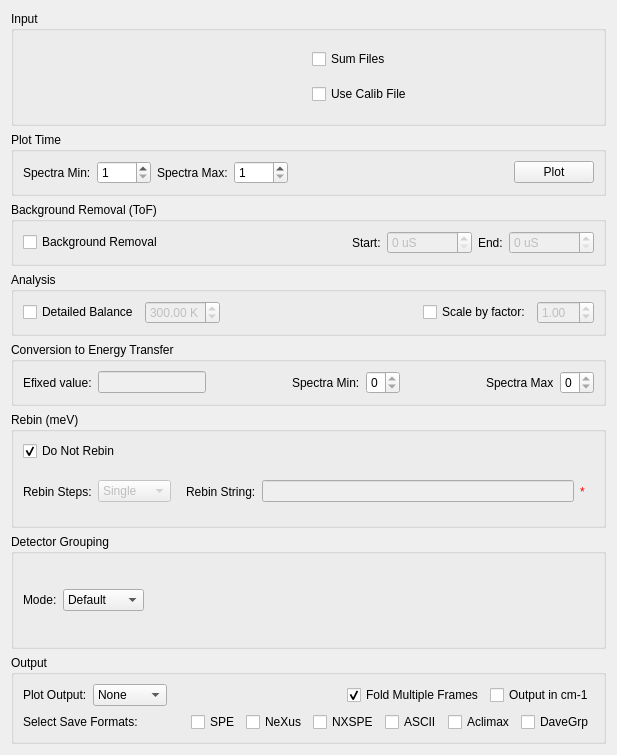
<?xml version="1.0" encoding="UTF-8"?>
<ui version="4.0">
 <class>ISISEnergyTransfer</class>
 <widget class="QWidget" name="ISISEnergyTransfer">
  <property name="geometry">
   <rect>
    <x>0</x>
    <y>0</y>
    <width>617</width>
    <height>755</height>
   </rect>
  </property>
  <property name="minimumSize">
   <size>
    <width>500</width>
    <height>0</height>
   </size>
  </property>
  <property name="windowTitle">
   <string>Form</string>
  </property>
  <layout class="QVBoxLayout" name="verticalLayout_2">
   <item>
    <widget class="QGroupBox" name="gbInput">
     <property name="title">
      <string>Input</string>
     </property>
     <layout class="QGridLayout" name="gridLayout">
      <item row="0" column="1">
       <widget class="QCheckBox" name="ckSumFiles">
        <property name="toolTip">
         <string>Sum multiple files together.</string>
        </property>
        <property name="text">
         <string>Sum Files</string>
        </property>
       </widget>
      </item>
      <item row="1" column="0">
       <widget class="MantidQt::MantidWidgets::DataSelector" name="dsCalibrationFile" native="true">
        <property name="enabled">
         <bool>false</bool>
        </property>
        <property name="sizePolicy">
         <sizepolicy hsizetype="Minimum" vsizetype="Fixed">
          <horstretch>0</horstretch>
          <verstretch>0</verstretch>
         </sizepolicy>
        </property>
        <property name="autoLoad" stdset="0">
         <bool>true</bool>
        </property>
        <property name="showLoad" stdset="0">
         <bool>false</bool>
        </property>
        <property name="workspaceSuffixes" stdset="0">
         <string>_calib</string>
        </property>
        <property name="fileBrowserSuffixes" stdset="0">
         <string>_calib.nxs</string>
        </property>
       </widget>
      </item>
      <item row="1" column="1">
       <widget class="QCheckBox" name="ckUseCalib">
        <property name="toolTip">
         <string>Use calibration file to adjust for detector efficiency.</string>
        </property>
        <property name="text">
         <string>Use Calib File</string>
        </property>
       </widget>
      </item>
      <item row="0" column="0">
       <widget class="MantidQt::MantidWidgets::MWRunFiles" name="dsRunFiles" native="true">
        <property name="sizePolicy">
         <sizepolicy hsizetype="Preferred" vsizetype="Fixed">
          <horstretch>0</horstretch>
          <verstretch>41</verstretch>
         </sizepolicy>
        </property>
        <property name="label" stdset="0">
         <string>Run Files</string>
        </property>
        <property name="multipleFiles" stdset="0">
         <bool>true</bool>
        </property>
       </widget>
      </item>
     </layout>
    </widget>
   </item>
   <item>
    <widget class="QGroupBox" name="gbPlotTime">
     <property name="title">
      <string>Plot Time</string>
     </property>
     <layout class="QHBoxLayout" name="horizontalLayout_6">
      <item>
       <widget class="QLabel" name="lbPlotTimeSpecMin">
        <property name="text">
         <string>Spectra Min:</string>
        </property>
       </widget>
      </item>
      <item>
       <widget class="QSpinBox" name="spPlotTimeSpecMin">
        <property name="minimum">
         <number>1</number>
        </property>
        <property name="maximum">
         <number>1200</number>
        </property>
       </widget>
      </item>
      <item>
       <widget class="QLabel" name="lbPlotTimeSpecMax">
        <property name="text">
         <string>Spectra Max:</string>
        </property>
       </widget>
      </item>
      <item>
       <widget class="QSpinBox" name="spPlotTimeSpecMax">
        <property name="minimum">
         <number>1</number>
        </property>
        <property name="maximum">
         <number>1200</number>
        </property>
       </widget>
      </item>
      <item>
       <spacer name="space_plotTime">
        <property name="orientation">
         <enum>Qt::Horizontal</enum>
        </property>
        <property name="sizeHint" stdset="0">
         <size>
          <width>40</width>
          <height>20</height>
         </size>
        </property>
       </spacer>
      </item>
      <item>
       <widget class="QPushButton" name="pbPlotTime">
        <property name="toolTip">
         <string>Plot raw time values.</string>
        </property>
        <property name="text">
         <string>Plot</string>
        </property>
       </widget>
      </item>
     </layout>
    </widget>
   </item>
   <item>
    <widget class="QGroupBox" name="gbBackgroundRemoval">
     <property name="title">
      <string>Background Removal (ToF)</string>
     </property>
     <layout class="QHBoxLayout" name="horizontalLayout_3">
      <item>
       <widget class="QCheckBox" name="ckBackgroundRemoval">
        <property name="text">
         <string>Background Removal</string>
        </property>
       </widget>
      </item>
      <item>
       <spacer name="horizontalSpacer">
        <property name="orientation">
         <enum>Qt::Horizontal</enum>
        </property>
        <property name="sizeHint" stdset="0">
         <size>
          <width>40</width>
          <height>20</height>
         </size>
        </property>
       </spacer>
      </item>
      <item>
       <widget class="QLabel" name="lbBackgroundStart">
        <property name="text">
         <string>Start:</string>
        </property>
       </widget>
      </item>
      <item>
       <widget class="QSpinBox" name="spBackgroundStart">
        <property name="enabled">
         <bool>false</bool>
        </property>
        <property name="suffix">
         <string> uS</string>
        </property>
        <property name="maximum">
         <number>999999</number>
        </property>
       </widget>
      </item>
      <item>
       <widget class="QLabel" name="lbBackgroundEnd">
        <property name="text">
         <string>End:</string>
        </property>
       </widget>
      </item>
      <item>
       <widget class="QSpinBox" name="spBackgroundEnd">
        <property name="enabled">
         <bool>false</bool>
        </property>
        <property name="suffix">
         <string> uS</string>
        </property>
        <property name="maximum">
         <number>999999</number>
        </property>
       </widget>
      </item>
     </layout>
    </widget>
   </item>
   <item>
    <widget class="QGroupBox" name="gbAnalysis">
     <property name="title">
      <string>Analysis</string>
     </property>
     <layout class="QGridLayout" name="gridLayout_3">
      <property name="sizeConstraint">
       <enum>QLayout::SetDefaultConstraint</enum>
      </property>
      <item row="0" column="0">
       <widget class="QCheckBox" name="ckDetailedBalance">
        <property name="text">
         <string>Detailed Balance</string>
        </property>
       </widget>
      </item>
      <item row="0" column="4">
       <widget class="QCheckBox" name="ckScaleMultiplier">
        <property name="text">
         <string>Scale by factor:</string>
        </property>
       </widget>
      </item>
      <item row="0" column="1">
       <widget class="QDoubleSpinBox" name="spDetailedBalance">
        <property name="enabled">
         <bool>false</bool>
        </property>
        <property name="suffix">
         <string> K</string>
        </property>
        <property name="maximum">
         <double>999.990000000000009</double>
        </property>
        <property name="singleStep">
         <double>10.000000000000000</double>
        </property>
        <property name="value">
         <double>300.000000000000000</double>
        </property>
       </widget>
      </item>
      <item row="0" column="2">
       <spacer name="horizontalSpacer_0">
        <property name="orientation">
         <enum>Qt::Horizontal</enum>
        </property>
        <property name="sizeHint" stdset="0">
         <size>
          <width>40</width>
          <height>20</height>
         </size>
        </property>
       </spacer>
      </item>
      <item row="0" column="5">
       <widget class="QDoubleSpinBox" name="spScaleMultiplier">
        <property name="enabled">
         <bool>false</bool>
        </property>
        <property name="maximum">
         <double>99.989999999999995</double>
        </property>
        <property name="singleStep">
         <double>0.100000000000000</double>
        </property>
        <property name="value">
         <double>1.000000000000000</double>
        </property>
       </widget>
      </item>
     </layout>
    </widget>
   </item>
   <item>
    <widget class="QGroupBox" name="gbC2E">
     <property name="title">
      <string>Conversion to Energy Transfer</string>
     </property>
     <layout class="QHBoxLayout" name="horizontalLayout">
      <item>
       <widget class="QLabel" name="lbEFixed">
        <property name="text">
         <string>Efixed value:</string>
        </property>
        <property name="buddy">
         <cstring>leEfixed</cstring>
        </property>
       </widget>
      </item>
      <item>
       <widget class="QLineEdit" name="leEfixed">
        <property name="enabled">
         <bool>false</bool>
        </property>
        <property name="toolTip">
         <string>Value of Efixed for conversion from time to energy.</string>
        </property>
       </widget>
      </item>
      <item>
       <spacer name="horizontalSpacer_1">
        <property name="orientation">
         <enum>Qt::Horizontal</enum>
        </property>
        <property name="sizeHint" stdset="0">
         <size>
          <width>40</width>
          <height>20</height>
         </size>
        </property>
       </spacer>
      </item>
      <item>
       <widget class="QLabel" name="lbSpectraMin">
        <property name="text">
         <string>Spectra Min:</string>
        </property>
       </widget>
      </item>
      <item>
       <widget class="QSpinBox" name="spSpectraMin">
        <property name="maximum">
         <number>0</number>
        </property>
       </widget>
      </item>
      <item>
       <spacer name="horizontalSpacer_2">
        <property name="orientation">
         <enum>Qt::Horizontal</enum>
        </property>
        <property name="sizeHint" stdset="0">
         <size>
          <width>40</width>
          <height>20</height>
         </size>
        </property>
       </spacer>
      </item>
      <item>
       <widget class="QLabel" name="lbSpectraMax">
        <property name="text">
         <string>Spectra Max</string>
        </property>
       </widget>
      </item>
      <item>
       <widget class="QSpinBox" name="spSpectraMax">
        <property name="maximum">
         <number>0</number>
        </property>
       </widget>
      </item>
     </layout>
    </widget>
   </item>
   <item>
    <widget class="QGroupBox" name="gbRebin">
     <property name="title">
      <string>Rebin (meV)</string>
     </property>
     <layout class="QVBoxLayout" name="verticalLayout_14">
      <item>
       <layout class="QHBoxLayout" name="loRebin">
        <property name="spacing">
         <number>0</number>
        </property>
        <item>
         <widget class="QCheckBox" name="ckDoNotRebin">
          <property name="toolTip">
           <string>Do not perform rebinning step on this data.</string>
          </property>
          <property name="text">
           <string>Do Not Rebin</string>
          </property>
          <property name="checked">
           <bool>true</bool>
          </property>
         </widget>
        </item>
        <item>
         <spacer name="horizontalSpacer_6">
          <property name="orientation">
           <enum>Qt::Horizontal</enum>
          </property>
          <property name="sizeHint" stdset="0">
           <size>
            <width>40</width>
            <height>20</height>
           </size>
          </property>
         </spacer>
        </item>
       </layout>
      </item>
      <item>
       <layout class="QHBoxLayout" name="loRebinOptions">
        <item>
         <widget class="QLabel" name="lbRebinSteps">
          <property name="text">
           <string>Rebin Steps:</string>
          </property>
         </widget>
        </item>
        <item>
         <widget class="QComboBox" name="cbRebinType">
          <property name="enabled">
           <bool>false</bool>
          </property>
          <property name="sizePolicy">
           <sizepolicy hsizetype="MinimumExpanding" vsizetype="Fixed">
            <horstretch>0</horstretch>
            <verstretch>0</verstretch>
           </sizepolicy>
          </property>
          <item>
           <property name="text">
            <string>Single</string>
           </property>
          </item>
          <item>
           <property name="text">
            <string>Multiple</string>
           </property>
          </item>
         </widget>
        </item>
        <item>
         <widget class="QStackedWidget" name="swRebin">
          <property name="currentIndex">
           <number>1</number>
          </property>
          <widget class="QWidget" name="pgSingleRebin">
           <layout class="QVBoxLayout" name="verticalLayout_16">
            <property name="spacing">
             <number>0</number>
            </property>
            <property name="margin">
             <number>0</number>
            </property>
            <item>
             <layout class="QHBoxLayout" name="loSingleRebin">
              <property name="spacing">
               <number>6</number>
              </property>
              <property name="margin">
               <number>6</number>
              </property>
              <item>
               <widget class="QLabel" name="lbRebinLow">
                <property name="text">
                 <string>Low:</string>
                </property>
               </widget>
              </item>
              <item>
               <widget class="QDoubleSpinBox" name="spRebinLow">
                <property name="enabled">
                 <bool>false</bool>
                </property>
                <property name="minimum">
                 <double>-999.990000000000009</double>
                </property>
                <property name="maximum">
                 <double>999.990000000000009</double>
                </property>
               </widget>
              </item>
              <item>
               <widget class="QLabel" name="valRebinLow">
                <property name="styleSheet">
                 <string notr="true">color: rgb(255, 0, 4)</string>
                </property>
                <property name="text">
                 <string>*</string>
                </property>
               </widget>
              </item>
              <item>
               <spacer name="horizontalSpacer_7">
                <property name="orientation">
                 <enum>Qt::Horizontal</enum>
                </property>
                <property name="sizeHint" stdset="0">
                 <size>
                  <width>40</width>
                  <height>20</height>
                 </size>
                </property>
               </spacer>
              </item>
              <item>
               <widget class="QLabel" name="lbRebinWidth">
                <property name="text">
                 <string>Width:</string>
                </property>
               </widget>
              </item>
              <item>
               <widget class="QDoubleSpinBox" name="spRebinWidth">
                <property name="enabled">
                 <bool>false</bool>
                </property>
                <property name="minimum">
                 <double>-999.990000000000009</double>
                </property>
                <property name="maximum">
                 <double>999.990000000000009</double>
                </property>
               </widget>
              </item>
              <item>
               <widget class="QLabel" name="valRebinWidth">
                <property name="styleSheet">
                 <string notr="true">color: rgb(255, 0, 4)</string>
                </property>
                <property name="text">
                 <string>*</string>
                </property>
               </widget>
              </item>
              <item>
               <spacer name="horizontalSpacer_8">
                <property name="orientation">
                 <enum>Qt::Horizontal</enum>
                </property>
                <property name="sizeHint" stdset="0">
                 <size>
                  <width>40</width>
                  <height>20</height>
                 </size>
                </property>
               </spacer>
              </item>
              <item>
               <widget class="QLabel" name="lbRebinHigh">
                <property name="text">
                 <string>High:</string>
                </property>
               </widget>
              </item>
              <item>
               <widget class="QDoubleSpinBox" name="spRebinHigh">
                <property name="enabled">
                 <bool>false</bool>
                </property>
                <property name="minimum">
                 <double>-999.990000000000009</double>
                </property>
                <property name="maximum">
                 <double>999.990000000000009</double>
                </property>
               </widget>
              </item>
              <item>
               <widget class="QLabel" name="valRebinHigh">
                <property name="styleSheet">
                 <string notr="true">color: rgb(255, 0, 4)</string>
                </property>
                <property name="text">
                 <string>*</string>
                </property>
               </widget>
              </item>
             </layout>
            </item>
           </layout>
          </widget>
          <widget class="QWidget" name="pgMultipleRebin">
           <layout class="QHBoxLayout" name="horizontalLayout_2">
            <item>
             <widget class="QLabel" name="lbRebinString">
              <property name="text">
               <string>Rebin String:</string>
              </property>
             </widget>
            </item>
            <item>
             <widget class="QLineEdit" name="leRebinString">
              <property name="enabled">
               <bool>false</bool>
              </property>
             </widget>
            </item>
            <item>
             <widget class="QLabel" name="valRebinString">
              <property name="styleSheet">
               <string notr="true">color: rgb(255, 0, 4)</string>
              </property>
              <property name="text">
               <string>*</string>
              </property>
             </widget>
            </item>
           </layout>
          </widget>
         </widget>
        </item>
       </layout>
      </item>
     </layout>
    </widget>
   </item>
   <item>
    <widget class="QGroupBox" name="gbGrouping">
     <property name="title">
      <string>Detector Grouping</string>
     </property>
     <layout class="QHBoxLayout" name="horizontalLayout_4">
      <item>
       <widget class="QLabel" name="lbGroupingMode">
        <property name="sizePolicy">
         <sizepolicy hsizetype="Preferred" vsizetype="Preferred">
          <horstretch>0</horstretch>
          <verstretch>0</verstretch>
         </sizepolicy>
        </property>
        <property name="layoutDirection">
         <enum>Qt::LeftToRight</enum>
        </property>
        <property name="text">
         <string>Mode:</string>
        </property>
        <property name="buddy">
         <cstring>cbGroupingOptions</cstring>
        </property>
       </widget>
      </item>
      <item>
       <widget class="QComboBox" name="cbGroupingOptions">
        <property name="toolTip">
         <string>Select type of detector grouping to apply.</string>
        </property>
        <item>
         <property name="text">
          <string>Default</string>
         </property>
        </item>
        <item>
         <property name="text">
          <string>Individual</string>
         </property>
        </item>
        <item>
         <property name="text">
          <string>Groups</string>
         </property>
        </item>
        <item>
         <property name="text">
          <string>All</string>
         </property>
        </item>
        <item>
         <property name="text">
          <string>File</string>
         </property>
        </item>
       </widget>
      </item>
      <item>
       <widget class="QStackedWidget" name="swGrouping">
        <property name="lineWidth">
         <number>0</number>
        </property>
        <property name="currentIndex">
         <number>0</number>
        </property>
        <widget class="QWidget" name="pgMapFile">
         <layout class="QHBoxLayout" name="horizontalLayout_5">
          <item>
           <widget class="MantidQt::MantidWidgets::MWRunFiles" name="dsMapFile" native="true">
            <property name="sizePolicy">
             <sizepolicy hsizetype="Preferred" vsizetype="Fixed">
              <horstretch>0</horstretch>
              <verstretch>41</verstretch>
             </sizepolicy>
            </property>
            <property name="findRunFiles" stdset="0">
             <bool>false</bool>
            </property>
            <property name="label" stdset="0">
             <string/>
            </property>
            <property name="multipleFiles" stdset="0">
             <bool>false</bool>
            </property>
            <property name="algorithmAndProperty" stdset="0">
             <string/>
            </property>
            <property name="fileExtensions" stdset="0">
             <stringlist>
              <string>.map</string>
             </stringlist>
            </property>
           </widget>
          </item>
         </layout>
        </widget>
        <widget class="QWidget" name="pgMappingGroups">
         <layout class="QHBoxLayout" name="horizontalLayout_26">
          <item>
           <widget class="QLabel" name="lbNoGroups">
            <property name="text">
             <string>Number of Groups: </string>
            </property>
           </widget>
          </item>
          <item>
           <widget class="QSpinBox" name="spNumberGroups"/>
          </item>
          <item>
           <spacer name="horizontalSpacer_5">
            <property name="orientation">
             <enum>Qt::Horizontal</enum>
            </property>
            <property name="sizeHint" stdset="0">
             <size>
              <width>40</width>
              <height>20</height>
             </size>
            </property>
           </spacer>
          </item>
         </layout>
        </widget>
        <widget class="QWidget" name="pgMappingBlank"/>
       </widget>
      </item>
     </layout>
    </widget>
   </item>
   <item>
    <widget class="QGroupBox" name="gbOutput">
     <property name="title">
      <string>Output</string>
     </property>
     <layout class="QGridLayout" name="gridLayout_8">
      <item row="1" column="0">
       <layout class="QHBoxLayout" name="loSaveFormats">
        <item>
         <widget class="QLabel" name="lbSaveFormats">
          <property name="text">
           <string>Select Save Formats:</string>
          </property>
         </widget>
        </item>
        <item>
         <spacer name="horizontalSpacer_9">
          <property name="orientation">
           <enum>Qt::Horizontal</enum>
          </property>
          <property name="sizeHint" stdset="0">
           <size>
            <width>40</width>
            <height>20</height>
           </size>
          </property>
         </spacer>
        </item>
        <item>
         <widget class="QCheckBox" name="ckSaveSPE">
          <property name="toolTip">
           <string>Save file in SPE format.</string>
          </property>
          <property name="text">
           <string>SPE</string>
          </property>
          <property name="checked">
           <bool>false</bool>
          </property>
         </widget>
        </item>
        <item>
         <widget class="QCheckBox" name="ckSaveNexus">
          <property name="toolTip">
           <string>Save file in Nexus format.</string>
          </property>
          <property name="text">
           <string>NeXus</string>
          </property>
         </widget>
        </item>
        <item>
         <widget class="QCheckBox" name="ckSaveNXSPE">
          <property name="text">
           <string>NXSPE</string>
          </property>
         </widget>
        </item>
        <item>
         <widget class="QCheckBox" name="ckSaveASCII">
          <property name="text">
           <string>ASCII</string>
          </property>
         </widget>
        </item>
        <item>
         <widget class="QCheckBox" name="ckSaveAclimax">
          <property name="text">
           <string>Aclimax</string>
          </property>
         </widget>
        </item>
        <item>
         <widget class="QCheckBox" name="ckSaveDaveGrp">
          <property name="text">
           <string>DaveGrp</string>
          </property>
         </widget>
        </item>
       </layout>
      </item>
      <item row="0" column="0">
       <layout class="QHBoxLayout" name="loOutputOptions">
        <item>
         <widget class="QLabel" name="lbPlotOutput">
          <property name="text">
           <string>Plot Output:</string>
          </property>
          <property name="alignment">
           <set>Qt::AlignLeading|Qt::AlignLeft|Qt::AlignVCenter</set>
          </property>
         </widget>
        </item>
        <item>
         <widget class="QComboBox" name="cbPlotType">
          <item>
           <property name="text">
            <string>None</string>
           </property>
          </item>
          <item>
           <property name="text">
            <string>Spectra</string>
           </property>
          </item>
          <item>
           <property name="text">
            <string>Contour</string>
           </property>
          </item>
         </widget>
        </item>
        <item>
         <spacer name="horizontalSpacer_3">
          <property name="orientation">
           <enum>Qt::Horizontal</enum>
          </property>
          <property name="sizeHint" stdset="0">
           <size>
            <width>40</width>
            <height>20</height>
           </size>
          </property>
         </spacer>
        </item>
        <item>
         <widget class="QCheckBox" name="ckFold">
          <property name="enabled">
           <bool>true</bool>
          </property>
          <property name="toolTip">
           <string>&lt;html&gt;&lt;head/&gt;&lt;body&gt;&lt;p&gt;If checked, multiple-framed data will be folded back into a single spectrum.&lt;br/&gt;Otherwise data is left as is and multiple frames are named giving the frame number at the end of the workspace name.&lt;/p&gt;&lt;/body&gt;&lt;/html&gt;</string>
          </property>
          <property name="text">
           <string>Fold Multiple Frames</string>
          </property>
          <property name="checked">
           <bool>true</bool>
          </property>
         </widget>
        </item>
        <item>
         <widget class="QCheckBox" name="ckCm1Units">
          <property name="text">
           <string>Output in cm-1</string>
          </property>
         </widget>
        </item>
       </layout>
      </item>
     </layout>
    </widget>
   </item>
  </layout>
 </widget>
 <customwidgets>
  <customwidget>
   <class>MantidQt::MantidWidgets::DataSelector</class>
   <extends>QWidget</extends>
   <header>MantidQtMantidWidgets/DataSelector.h</header>
  </customwidget>
  <customwidget>
   <class>MantidQt::MantidWidgets::MWRunFiles</class>
   <extends>QWidget</extends>
   <header>MantidQtMantidWidgets/MWRunFiles.h</header>
  </customwidget>
 </customwidgets>
 <resources/>
 <connections>
  <connection>
   <sender>ckDoNotRebin</sender>
   <signal>toggled(bool)</signal>
   <receiver>cbRebinType</receiver>
   <slot>setDisabled(bool)</slot>
   <hints>
    <hint type="sourcelabel">
     <x>69</x>
     <y>362</y>
    </hint>
    <hint type="destinationlabel">
     <x>138</x>
     <y>397</y>
    </hint>
   </hints>
  </connection>
  <connection>
   <sender>ckDoNotRebin</sender>
   <signal>toggled(bool)</signal>
   <receiver>leRebinString</receiver>
   <slot>setDisabled(bool)</slot>
   <hints>
    <hint type="sourcelabel">
     <x>46</x>
     <y>362</y>
    </hint>
    <hint type="destinationlabel">
     <x>413</x>
     <y>397</y>
    </hint>
   </hints>
  </connection>
  <connection>
   <sender>cbRebinType</sender>
   <signal>currentIndexChanged(int)</signal>
   <receiver>swRebin</receiver>
   <slot>setCurrentIndex(int)</slot>
   <hints>
    <hint type="sourcelabel">
     <x>138</x>
     <y>397</y>
    </hint>
    <hint type="destinationlabel">
     <x>376</x>
     <y>397</y>
    </hint>
   </hints>
  </connection>
  <connection>
   <sender>ckScaleMultiplier</sender>
   <signal>toggled(bool)</signal>
   <receiver>spScaleMultiplier</receiver>
   <slot>setEnabled(bool)</slot>
   <hints>
    <hint type="sourcelabel">
     <x>432</x>
     <y>244</y>
    </hint>
    <hint type="destinationlabel">
     <x>527</x>
     <y>245</y>
    </hint>
   </hints>
  </connection>
  <connection>
   <sender>ckDetailedBalance</sender>
   <signal>toggled(bool)</signal>
   <receiver>spDetailedBalance</receiver>
   <slot>setEnabled(bool)</slot>
   <hints>
    <hint type="sourcelabel">
     <x>84</x>
     <y>244</y>
    </hint>
    <hint type="destinationlabel">
     <x>193</x>
     <y>245</y>
    </hint>
   </hints>
  </connection>
  <connection>
   <sender>ckDoNotRebin</sender>
   <signal>toggled(bool)</signal>
   <receiver>spRebinLow</receiver>
   <slot>setDisabled(bool)</slot>
   <hints>
    <hint type="sourcelabel">
     <x>46</x>
     <y>371</y>
    </hint>
    <hint type="destinationlabel">
     <x>256</x>
     <y>406</y>
    </hint>
   </hints>
  </connection>
  <connection>
   <sender>ckDoNotRebin</sender>
   <signal>toggled(bool)</signal>
   <receiver>spRebinWidth</receiver>
   <slot>setDisabled(bool)</slot>
   <hints>
    <hint type="sourcelabel">
     <x>46</x>
     <y>371</y>
    </hint>
    <hint type="destinationlabel">
     <x>392</x>
     <y>406</y>
    </hint>
   </hints>
  </connection>
  <connection>
   <sender>ckDoNotRebin</sender>
   <signal>toggled(bool)</signal>
   <receiver>spRebinHigh</receiver>
   <slot>setDisabled(bool)</slot>
   <hints>
    <hint type="sourcelabel">
     <x>46</x>
     <y>371</y>
    </hint>
    <hint type="destinationlabel">
     <x>527</x>
     <y>405</y>
    </hint>
   </hints>
  </connection>
  <connection>
   <sender>ckBackgroundRemoval</sender>
   <signal>toggled(bool)</signal>
   <receiver>spBackgroundStart</receiver>
   <slot>setEnabled(bool)</slot>
   <hints>
    <hint type="sourcelabel">
     <x>96</x>
     <y>237</y>
    </hint>
    <hint type="destinationlabel">
     <x>476</x>
     <y>238</y>
    </hint>
   </hints>
  </connection>
  <connection>
   <sender>ckBackgroundRemoval</sender>
   <signal>toggled(bool)</signal>
   <receiver>spBackgroundEnd</receiver>
   <slot>setEnabled(bool)</slot>
   <hints>
    <hint type="sourcelabel">
     <x>96</x>
     <y>237</y>
    </hint>
    <hint type="destinationlabel">
     <x>554</x>
     <y>238</y>
    </hint>
   </hints>
  </connection>
  <connection>
   <sender>ckUseCalib</sender>
   <signal>toggled(bool)</signal>
   <receiver>dsCalibrationFile</receiver>
   <slot>setEnabled(bool)</slot>
   <hints>
    <hint type="sourcelabel">
     <x>454</x>
     <y>86</y>
    </hint>
    <hint type="destinationlabel">
     <x>162</x>
     <y>86</y>
    </hint>
   </hints>
  </connection>
 </connections>
</ui>
